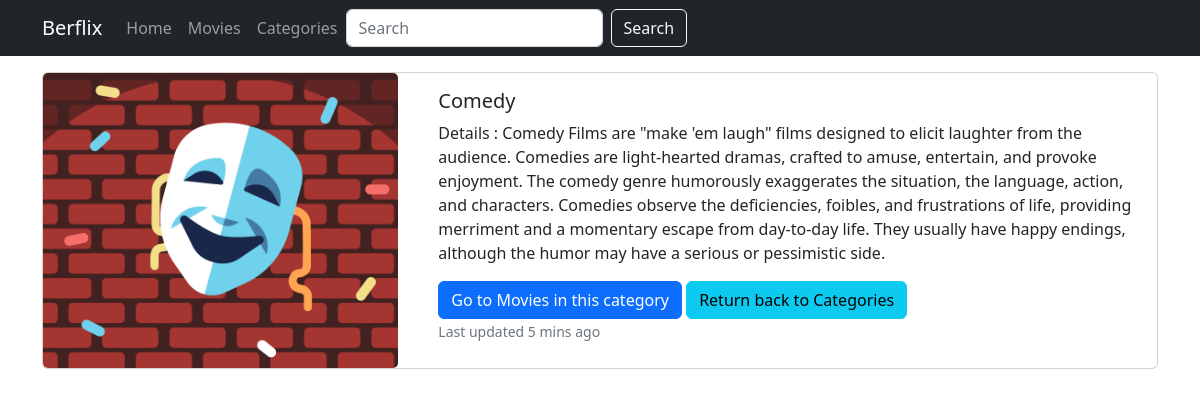
The page /categories/Comedy on the database its author committed.
### movies/models.py (models this page shows)
class Category(models.Model):
    category_name = models.CharField(max_length=100)
    category_image = models.CharField(max_length=100)
    category_detail = models.TextField(max_length=500, default="This category will be defined soon!")

### movies/views.py (the view)
# urls.py: path("categories/<str:category_name>", views.category_details, name="category_details"),
def category_details(request, category_name):
    data = {
        "category" : Category.objects.get(category_name = category_name)
    }
    return render(request, "category_details.html",data)

### movies/templates/category_details.html (shortened to what this page needs)
{% load static %}
<!DOCTYPE html>
<html lang="en">
<head>
    <link href="https://cdn.jsdelivr.net/npm/bootstrap@5.2.3/dist/css/bootstrap.min.css"
      rel="stylesheet"
>
</head>
<body>
    {% include 'partials/_navbar.html' %}
    <div class="container mt-3">
        <div class="row">
            <div class="col-12">
                <div class="card mb-3">
                  <div class="row no-gutters">
                    <div class="col-md-4">
                      <img src="{% static 'cat_img/'|add:category.category_image %}" class="card-img" alt="{{category.category_name}}">
                    </div>
                    <div class="col-md-8">
                      <div class="card-body">
                        <h5 class="card-title">{{category.category_name}}</h5>
                        <p class="card-text">Details : {{category.category_detail}}</p>
                        <a href="{% url 'category_filter' category.category_name %}" class="btn btn-primary">Go to Movies in this category</a>
                        <a class="btn btn-info" href="{% url 'categories' %}">Return back to Categories</a>
                        <p class="card-text"><small class="text-muted">Last updated 5 mins ago</small></p>
                      </div>
                    </div>
                  </div>
                </div>
            </div>
        </div>
    </div>
</body>
</html>

### rows shown on the page
Category: category_image (picture), category_name "Comedy", category_detail "Comedy Films are \"make 'em laugh\" films designed to elicit laughter from the audience. Comedies are light-hearted dramas, crafted to amuse, entertain, and provoke enjoyment. The comedy genre humorously exaggerates the situation, the language, action, and characters. Comedies observe the deficiencies, foibles, and frustrations of life, providing merriment and a momentary escape from day-to-day life. They usually have happy endings, although the humor may have a serious or pessimistic side."
